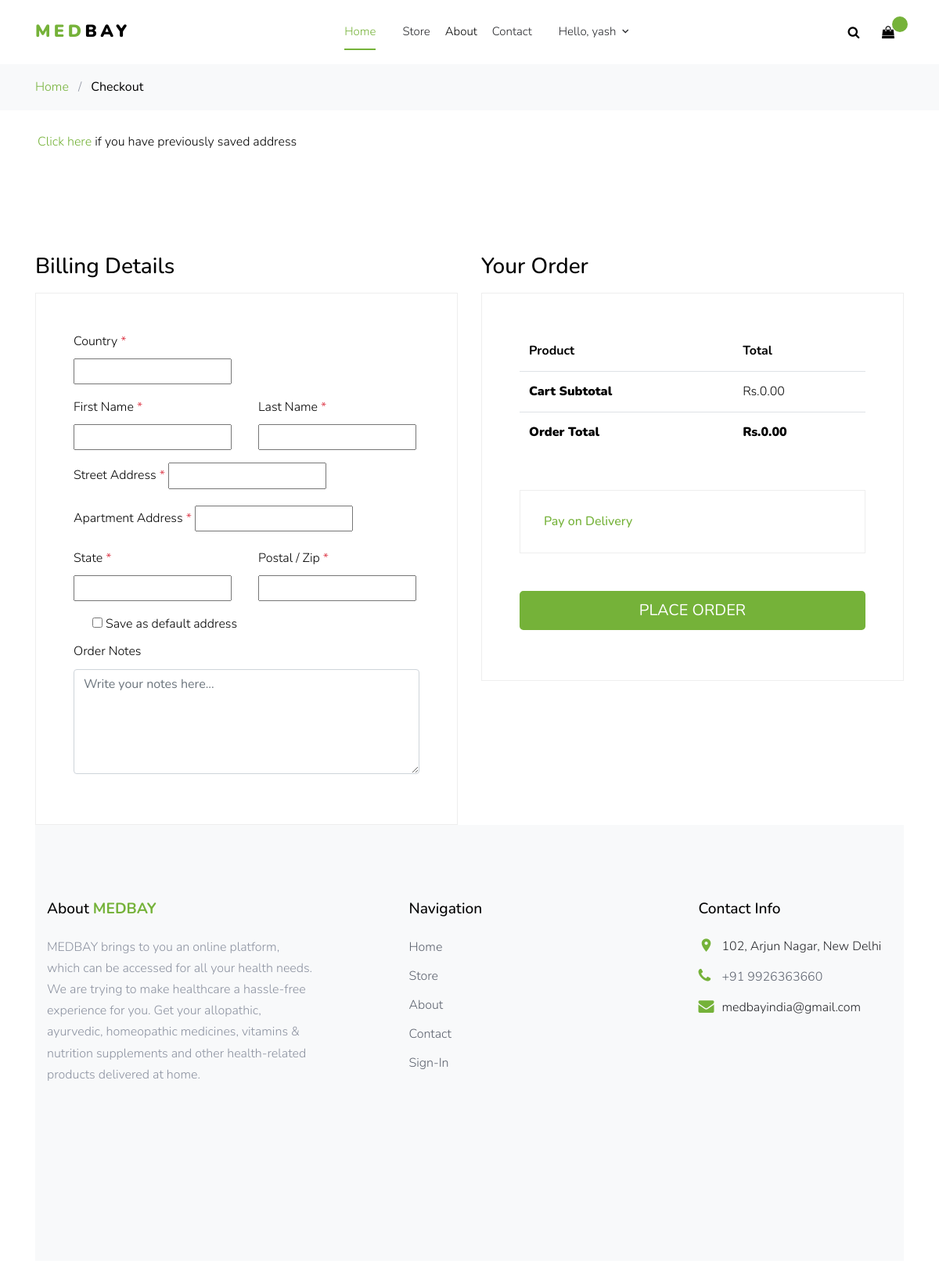
Before: /checkout/ (signed in) with the older database file.
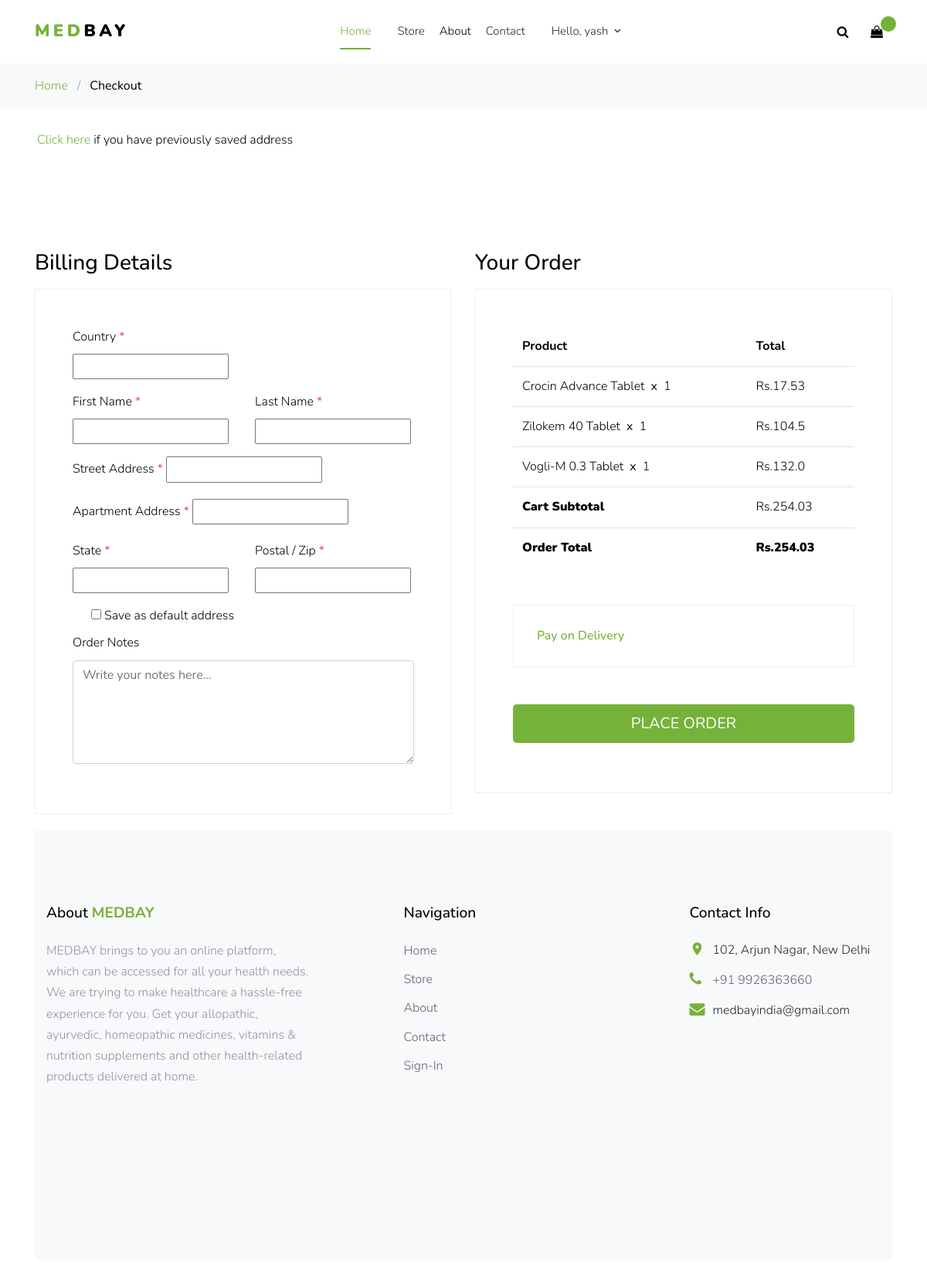
After: the same page with the newer database file.
### website/models.py (models this page shows, shortened)
class Order(models.Model):
    customer = models.ForeignKey(Customer, on_delete=models.SET_NULL, blank=True, null=True)
    date_order = models.DateTimeField(auto_now_add=True)
    product = models.ForeignKey(Product, on_delete=models.SET_NULL, blank=True, null=True)
    complete = models.BooleanField(default=False, null=True, blank=False)
    transaction_id = models.CharField(max_length=200, null=True)
    @property
    def get_cart_total(self):
        orderitems = OrderItem.objects.filter(order_id=self.id)
        total = sum([item.get_total for item in orderitems])
        return total
    @property
    def get_cart_items(self):
        orderitems = OrderItem.objects.filter(order_id=self.id)
        total = sum([item.quantity for item in orderitems])
        return total

class OrderItem(models.Model):
    product = models.ForeignKey(Product, on_delete=models.SET_NULL, blank=True, null=True)
    order = models.ForeignKey(Order, on_delete=models.SET_NULL, blank=True, null=True)
    quantity = models.IntegerField(default=1, null=True, blank=True)
    date_order = models.DateTimeField(auto_now_add=True)
    @property
    def get_total(self):
        total = self.product.price * self.quantity
        return total

class Product(models.Model):
    id = models.AutoField(primary_key=True, null=False)
    slug = models.SlugField(max_length=200, db_index=True ,null = True)
    name = models.CharField(max_length=200, null=True)
    detail = models.TextField(max_length=1000, null=True, blank=True)
    mg = models.FloatField(null=True, blank=True)
    price = models.FloatField()
    category = models.ForeignKey(Category, on_delete=models.CASCADE, null=True)
    image = models.ImageField(null=True, blank=True)
    manufacturer_slug = models.SlugField(max_length=200, db_index=True ,null = True)
    manufacturer = models.ForeignKey(Manufacturer, on_delete=models.CASCADE, null=True, blank=True)
    storage = models.FloatField(null=True, blank=True)
    uses = models.TextField(max_length=1000, null=True, blank=True)
    side_effect = models.TextField(max_length=1000, null=True, blank=True)
    benifits = models.TextField(max_length=1000, null=True, blank=True)

### website/views.py (the view, shortened to what this page needs)
# urls.py: path('checkout/', views.checkout, name="checkout"),
def checkout(request):
    form = AddressForm()
    if request.user.is_authenticated:
        customer = request.user.customer
        order, created = Order.objects.get_or_create(customer=customer, complete=False)
        items = order.orderitem_set.all()
        cartItems = order.get_cart_items
    else:
        items = []
        order = {'get_cart_total':0 ,'get_cart_items':0, 'shipping': False}
        cartItems = order['get_cart_items']
    return render(request, 'checkout.html', {'items':items, 'order':order,'form':form, 'user':request.user})

### website/forms.py (shortened to what this page needs)
class AddressForm(forms.Form):
    address1 = forms.CharField(required=True)
    address2 = forms.CharField(required=True)
    country = CountryField().formfield(widget=CountrySelectWidget(attrs={"class":"form-control"}))
    state = forms.CharField(required=True)
    fname = forms.CharField(required=True)
    lname = forms.CharField(required=True)
    zipcode = forms.CharField(required=True)
    save_info = forms.BooleanField(required=False)
    class Meta:
        model = website_models.ShippingAddress
        fields = ('address1','address2','country',"state", "fname", "lname", "zipcode")

### website/templates/checkout.html (shortened to what the changed rows need)
{% extends 'base.html' %}
{% load static %}
{% block content %}
    <form action="/checkout/" method="POST">
    <div class="site-section">
      <div class="container">
        <div class="row">
          <div class="col-md-6 mb-5 mb-md-0">
            <h2 class="h3 mb-3 text-black">Billing Details</h2>
          </div>
          <div class="col-md-6">
            <div class="row mb-5">
              <div class="col-md-12">
                <h2 class="h3 mb-3 text-black">Your Order</h2>
                <div class="p-3 p-lg-5 border">
                  <table class="table site-block-order-table mb-5">
                    <thead>
                      <th>Product</th>
                      <th>Total</th>
                    </thead>
                    <tbody>
                      {% for item in items %}
                      <tr>
                        <td>{{item.product.name}}<strong class="mx-2">x</strong>{{item.quantity}}</td>
                        <td>Rs.{{item.get_total}}</td>
                      </tr>
                      {% endfor %}
                      <tr>
                        <td class="text-black font-weight-bold"><strong>Cart Subtotal</strong></td>
                        <td class="text-black">Rs.{{order.get_cart_total|floatformat:2}}</td>
                      </tr>
                      <tr>
                        <td class="text-black font-weight-bold"><strong>Rs.{{order.get_cart_total|floatformat:2}}</strong></td>
                      </tr>
                    </tbody>
                  </table>
                </div>
              </div>
            </div>
          </div>
        </div>
        </form>
    {% endblock %}

Changed rows visible on the page:
added OrderItem: product.name "Crocin Advance Tablet", quantity "1", get_total "17.53"
added OrderItem: product.name "Zilokem 40 Tablet", quantity "1", get_total "104.5"
added OrderItem: product.name "Vogli-M 0.3 Tablet", quantity "1", get_total "132.0"
computed for Order: get_cart_total "0.00" → "254.03"
